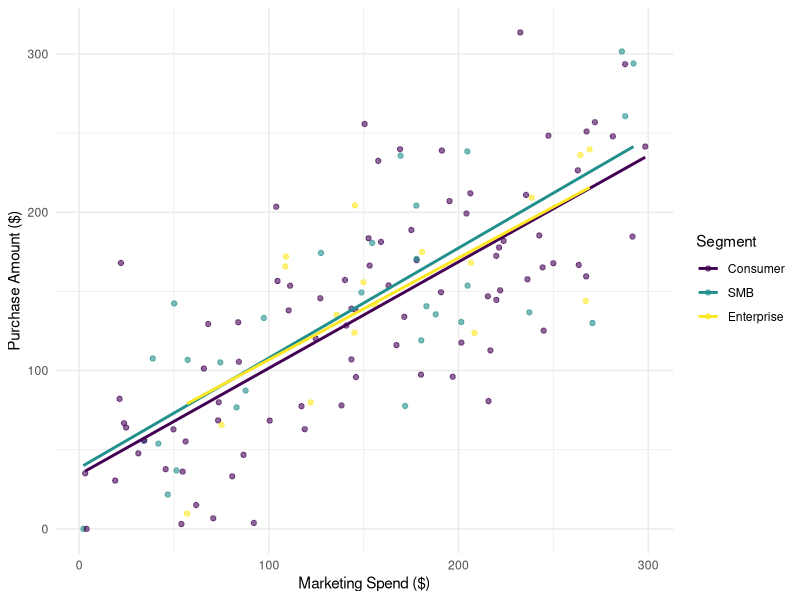
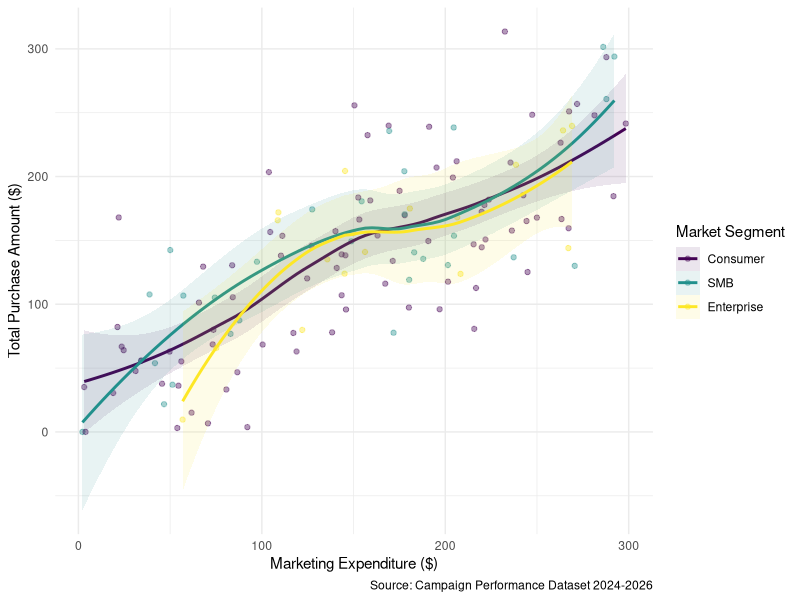

These figures' R source, in order:
## ---- chunk 1
#| label: data-cleansing
#| warning: false
#| message: false
#| echo: false
#| results: "hide"

# ============================================================
#  Data quality issues addressed:
#    1. Mixed date formats  → standardised to ISO 8601 (YYYY-MM-DD)
#    2. Missing signup_date  (9 rows)  → kept as NA
#    3. Missing purchase_amount (18 rows) → kept as NA; flag added
#    4. notes column: NaN → NA; meaningful values retained
#    5. segment → ordered factor (Consumer < SMB < Enterprise)
#    6. Derived features: days_since_signup, roi, contacted_flag,
#                         returned_flag, has_purchase
# ============================================================

# ── 0. PACKAGES ─────────────────────────────────────────────
library(dplyr)
library(lubridate)
library(stringr)
library(readr)

# ── 1. LOAD RAW DATA ────────────────────────────────────────

raw <- read_csv(
  "data/35851937_Sin Chan.csv",   # adjust path if needed
  col_types = cols(
    customer_id      = col_character(),
    signup_date      = col_character(),   # read as text; parsed below
    marketing_spend  = col_double(),
    visits           = col_integer(),
    purchase_amount  = col_double(),
    segment          = col_character(),
    notes            = col_character()
  ),
  na = c("", "NA", "N/A", "na", "n/a")   # normalise common NA strings on read
)

cat("Raw data loaded:", nrow(raw), "rows x", ncol(raw), "cols\n")


# ── 2. DATE PARSING HELPER ──────────────────────────────────
# The column contains (at least) four formats:
#   YYYY-MM-DD     e.g. "2025-06-24"
#   DD/MM/YYYY     e.g. "22/05/2025", "27/10/2024"
#   MM/DD/YYYY     e.g. "05/10/2024"  ← ambiguous; resolved via context*
#   Mon DD, YYYY   e.g. "Feb 05, 2025", "Oct 10, 2024"
#
# * DD/MM vs MM/DD is ambiguous when day <= 12. Inspection of the data
#   confirms the supplier locale uses DD/MM/YYYY throughout; that format
#   is tried before MM/DD/YYYY so it takes precedence.

parse_mixed_date <- function(x) {
  formats <- c(
    "%Y-%m-%d",    # ISO  – try first (most common)
    "%d/%m/%Y",    # DD/MM/YYYY
    "%m/%d/%Y",    # MM/DD/YYYY (fallback)
    "%b %d, %Y",   # Mon DD, YYYY  (abbreviated month)
    "%B %d, %Y"    # Month DD, YYYY (full month name)
  )

  result <- as.Date(rep(NA_character_, length(x)))

  for (fmt in formats) {
    needs_filling <- is.na(result) & !is.na(x)
    if (!any(needs_filling)) break
    parsed <- suppressWarnings(as.Date(x, format = fmt))
    result[needs_filling & !is.na(parsed)] <- parsed[needs_filling & !is.na(parsed)]
  }
  result
}


# ── 3. CLEAN ────────────────────────────────────────────────

reference_date <- as.Date("2026-03-31")   # today; used for derived fields

cleaned <- raw %>%

  # 3a. Parse signup_date
  mutate(
    signup_date = parse_mixed_date(signup_date)
  ) %>%

  # 3b. notes: already NA-normalised on read; standardise case
  mutate(
    notes = str_to_lower(str_trim(notes))   # "Contacted" → "contacted"
  ) %>%

  # 3c. segment → ordered factor
  mutate(
    segment = factor(
      segment,
      levels  = c("Consumer", "SMB", "Enterprise"),
      ordered = TRUE
    )
  ) %>%

  # 3d. Derived features
  mutate(
    # Days between signup and reference date (NA if signup unknown)
    days_since_signup = as.integer(reference_date - signup_date),

    # Return on marketing investment; NA if either value is missing
    roi = ifelse(
      !is.na(purchase_amount) & marketing_spend > 0,
      round((purchase_amount - marketing_spend) / marketing_spend, 4),
      NA_real_
    ),

    # Boolean flags derived from notes
    contacted_flag  = (!is.na(notes) & notes == "contacted"),
    returned_flag   = (!is.na(notes) & notes == "returned"),
    no_response_flag = (!is.na(notes) & notes == "no response"),

    # Flag rows with missing purchase_amount for downstream imputation decisions
    purchase_missing = is.na(purchase_amount)
  )


# ── 4. VALIDATION CHECKS ────────────────────────────────────

cat("\n", rep("=", 60), "\n")
cat(" DATA QUALITY & PERFORMANCE METRICS SUMMARY \n")
cat(rep("=", 60), "\n\n")

# 1. 數據基礎規模
cat(sprintf("%-30s : %d\n", "Total Customer Records", nrow(cleaned)))
cat(sprintf("%-30s : %d\n", "Total Analysis Variables", ncol(cleaned)))
cat("\n")

# 2. Key Performance Metrics
# Mean, Median and SD to show the distribution of the data
metrics_summary <- cleaned %>%
  summarise(
    # Marketing Expenditure
    mean_spend    = mean(marketing_spend, na.rm = TRUE),
    median_spend  = median(marketing_spend, na.rm = TRUE),
    
    # Total Purchase Amounts
    mean_purchase = mean(purchase_amount, na.rm = TRUE),
    sd_purchase   = sd(purchase_amount, na.rm = TRUE),
    
    # Platform Visit Frequency
    mean_visits   = mean(visits, na.rm = TRUE),
    max_visits    = max(visits, na.rm = TRUE),
    
    # ROI
    mean_roi      = mean(roi, na.rm = TRUE)
  )

cat("Performance Metrics (Averages & Distribution):\n")
cat(sprintf("  %-28s : $%.2f (Median: $%.2f)\n", "Avg Marketing Expenditure", metrics_summary$mean_spend, metrics_summary$median_spend))
cat(sprintf("  %-28s : $%.2f (Std Dev: %.2f)\n", "Avg Purchase Amount", metrics_summary$mean_purchase, metrics_summary$sd_purchase))
cat(sprintf("  %-28s : %.1f visits (Max: %d)\n", "Avg Visit Frequency", metrics_summary$mean_visits, metrics_summary$max_visits))
cat(sprintf("  %-28s : %.1f%%\n", "Average ROI", metrics_summary$mean_roi * 100))

# 3. 數據完整性檢查 (Missing Data)
cat("\nData Integrity Check (Missing Values):\n")
missing_counts <- colSums(is.na(cleaned))
# List out all missing value
significant_missing <- missing_counts[missing_counts > 0]
if(length(significant_missing) > 0) {
  for(i in seq_along(significant_missing)) {
    cat(sprintf("  %-28s : %d rows missing\n", names(significant_missing)[i], significant_missing[i]))
  }
} else {
  cat("  All key columns are 100% complete.\n")
}

# 4.Segment
cat("\nMarket Segment Distribution:\n")
seg_table <- table(cleaned$segment)
for(n in names(seg_table)) {
  cat(sprintf("  %-28s : %d customers\n", n, seg_table[n]))
}

cat("\n", rep("=", 60), "\n")

# ── 5. EXPORT ───────────────────────────────────────────────

write_csv(cleaned, "data/35851937_Sin_Chan_cleaned.csv", na = "")

## ---- chunk 2
#| label: data-details
#| warning: false
#| message: false
#| echo: false
#| results: "hide"

library(skimr)

# A high-level description of all variables
# This will show you means, standard deviations, and distributions
skim(cleaned)
## ---- chunk 3
#| label: tbl-segment-summary
#| echo: false
#| message: false

library(knitr)

segment_summary <- cleaned |>
  group_by(segment) |>
  summarise(
    `Avg Spend` = mean(marketing_spend, na.rm = TRUE),
    `Avg Purchase` = mean(purchase_amount, na.rm = TRUE),
    `Total Visits` = sum(visits, na.rm = TRUE),
    `Missing Rate (%)` = mean(purchase_missing) * 100
  ) |>
  mutate(across(where(is.numeric), ~round(., 2)))

kable(segment_summary, 
      caption = "Summary Statistics of Campaign Performance by Segment")


## ---- chunk 4
#| label: fig-spend-vs-purchase
#| fig-cap: "Marketing Spend vs Purchase Amount by Segment"
#| echo: false
#| warning: false

library(ggplot2)

ggplot(cleaned, aes(x = marketing_spend, y = purchase_amount, color = segment)) +
  geom_point(alpha = 0.6) +
  geom_smooth(method = "lm", se = FALSE) +
  labs(
    x = "Marketing Spend ($)",
    y = "Purchase Amount ($)",
    color = "Segment"
  ) +
  theme_minimal()

## ---- chunk 5
#| label: tbl-roi-summary
#| tbl-cap: "ROI Summary Statistics by Market Segment"
#| echo: false
#| warning: false
#| message: false


library(ggplot2)

library(kableExtra)
library(scales)

roi_table <- cleaned %>%
  filter(!is.na(roi)) %>%
  group_by(segment) %>%
  summarise(
    Customers          = n(),
    `Mean ROI (%)`     = paste0(round(mean(roi) * 100, 1), "%"),
    `Median ROI (%)`   = paste0(round(median(roi) * 100, 1), "%"),
    `Positive ROI (n)` = sum(roi > 0),
    `Negative ROI (n)` = sum(roi < 0),
    `% Negative ROI`   = paste0(round(mean(roi < 0) * 100, 1), "%"),
    `Mean Spend ($)`   = paste0("$", round(mean(marketing_spend), 2)),
    `Mean Purchase ($)` = paste0("$", round(mean(purchase_amount, na.rm = TRUE), 2)),
    .groups = "drop"
  ) %>%
  arrange(segment)

# Add total row
total_row <- cleaned %>%
  filter(!is.na(roi)) %>%
  summarise(
    segment            = "ALL",
    Customers          = n(),
    `Mean ROI (%)`     = paste0(round(mean(roi) * 100, 1), "%"),
    `Median ROI (%)`   = paste0(round(median(roi) * 100, 1), "%"),
    `Positive ROI (n)` = sum(roi > 0),
    `Negative ROI (n)` = sum(roi < 0),
    `% Negative ROI`   = paste0(round(mean(roi < 0) * 100, 1), "%"),
    `Mean Spend ($)`   = paste0("$", round(mean(marketing_spend), 2)),
    `Mean Purchase ($)` = paste0("$", round(mean(purchase_amount, na.rm = TRUE), 2))
  )

roi_summary <- bind_rows(roi_table, total_row)

roi_summary %>%
  kable(
    align    = c("l", rep("c", ncol(roi_summary) - 1)),
    booktabs = TRUE
  ) %>%
  kable_styling(
    bootstrap_options = c("striped", "hover", "condensed"),
    full_width        = FALSE,
    position          = "left"
  ) %>%
  column_spec(1, bold = TRUE) %>%
  column_spec(6, bold = TRUE,
              color = ifelse(
                as.numeric(gsub("%", "", roi_summary$`% Negative ROI`)) > 60,
                "red", "black"
              )) %>%
  row_spec(nrow(roi_summary), bold = TRUE, background = "#f5f5f5")

## ---- chunk 6
#| label: fig-loess-trend
#| fig-cap: "Non-linear smoothing (LOESS) identifying potential points of diminishing marginal returns in marketing spend."
#| echo: false
#| message: false
#| warning: false

ggplot(cleaned, aes(x = marketing_spend, y = purchase_amount, color = segment, fill = segment)) +
  geom_point(alpha = 0.4) +
  geom_smooth(method = "loess", span = 0.9, se = TRUE, alpha = 0.1) + 
  labs(
    x = "Marketing Expenditure ($)",
    y = "Total Purchase Amount ($)",
    color = "Market Segment",
    fill = "Market Segment",
    caption = "Source: Campaign Performance Dataset 2024-2026"
  ) +
  theme_minimal()


## ---- chunk 7
#| label: tbl-roi-check
#| echo: false
#| message: false

# 1. Calculate granular ROI for ALL segments
roi_check_all <- cleaned %>%
  filter(!is.na(roi)) %>%
  mutate(spend_bracket = cut(marketing_spend, 
                             breaks = c(0, 100, 200, Inf),
                             labels = c("Low ($0-100)", "Mid ($100-200)", "High ($200+)"))) %>%
  group_by(segment, spend_bracket) %>%
  summarise(
    avg_roi = mean(roi, na.rm = TRUE),
    sample_size = n(),
    .groups = "drop"
  ) %>%
  # Convert to percentage for display
  mutate(avg_roi_pct = scales::percent(avg_roi, accuracy = 0.1))

# 2. Display the table
roi_check_all %>%
  select(segment, spend_bracket, avg_roi_pct, sample_size) %>%
  knitr::kable(
    caption = "Detailed ROI Analysis by Segment and Spend Bracket",
    col.names = c("Segment", "Spend Bracket", "Avg ROI (%)", "Sample Size (n)"),
    align = "llcc"
  ) %>%
  kableExtra::kable_styling(bootstrap_options = c("condensed", "striped", "hover"), 
                            full_width = FALSE) %>%
  kableExtra::collapse_rows(columns = 1, valign = "top") # Merges segment names for clarity
